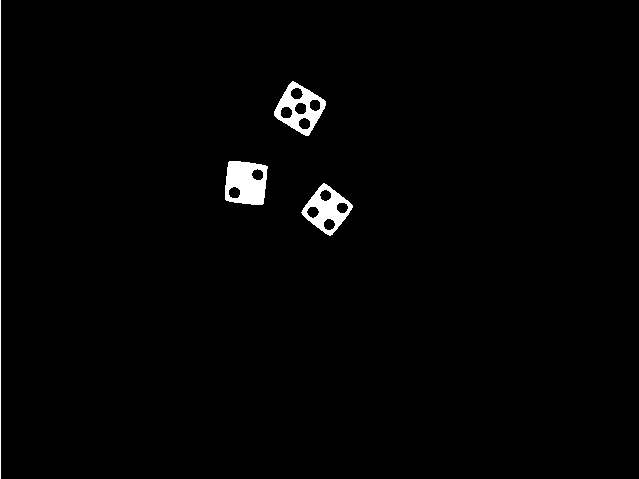
%> input picture Dice_1.png, 639 x 479 px
$ octave TrackingDicePicture.m   (GNU Octave 9; MATLAB toolbox functions it lacks are replaced by stand-ins)
%> lines starting %> are read from the running program, lines starting %| are printed output that depends on the picture; in (x1, y1, x2, y2) boxes, pixels count from 0 and x2, y2 are one past the last pixel; in counts of white or black regions, pixels touching at a corner belong together; the program's own positions count from 1
BW2 = imread('Dice_1.png');
%> BW2 is the input picture: size 479x639x3 uint8; 1.4% white; 4 white regions, box (x1, y1, x2, y2) and area: (225, 161, 268, 205) 1448, (274, 81, 326, 136) 1228, (301, 183, 353, 236) 1187, (0, 0, 1, 479) 479
BW = im2bw(BW2,0.5);


BW=bwareaopen(BW,1000);
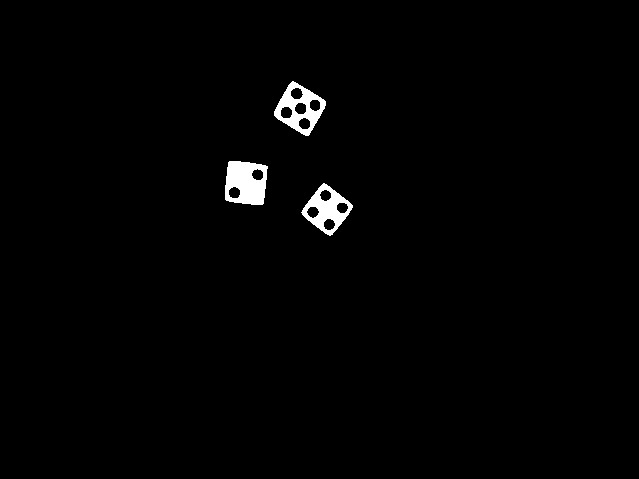
%> BW: size 479x639 logical; 1.3% white; 3 white regions
figure, imshow(BW);

s = regionprops(BW,'centroid','area','orientation');
%> s = 3 regions; Area, Centroid and Orientation: 1448 [246.5 183.4] -59.79, 1228 [300.2 109.1] -50.4, 1187 [327.5 210.1] -83.81
centroids = cat(1, s.Centroid);
%> centroids = [246.5 183.4; 300.2 109.1; 327.5 210.1]

hold on
plot(centroids(:,1),centroids(:,2), 'b*')
hold off

 bb = regionprops(BW,'BoundingBox');
%> bb = 3 regions; box (x1, y1, x2, y2): (225, 161, 268, 205), (274, 81, 326, 136), (301, 183, 353, 236)
 bboxes = cat(1, bb.BoundingBox);
%> bboxes = [225.5 161.5 43 44; 274.5 81.5 52 55; 301.5 183.5 52 53]
 for i = 1:size(bboxes,1)
    rectangle('Position',bboxes(i,:),'EdgeColor','r')
 end
%> this loop made 3 passes

 ch = regionprops(BW,'ConvexHull','centroid','orientation');
%> ch = 3 regions; Centroid and Orientation: [246.5 183.4] -59.79, [300.2 109.1] -50.4, [327.5 210.1] -83.81

 outgoing=zeros(numel(ch),4);
 %outVector = zeros(1,numel(ch)*3);

 for i = 1:numel(ch)
     data = ch(i).ConvexHull;
     cent=ch(i).Centroid;
     orient=ch(i).Orientation;
    line(data(:,1),data(:,2),'color','g')
    % this convex hull outlines one dice.  You need to run bwconncomp(BW)
    % inside this convex hull, count the dots , and write text
    roip=roipoly(BW, data(:,1),data(:,2));
    roip2=roip&BW;
    %figure
    %title(i);
    %imshow(roip2);
    roip2_inv=imcomplement(roip2);
    %YESSSS next step: numobjects=numobjects-1;
    bw3=bwconncomp(roip2_inv);
    numDots = bw3.NumObjects-1;
    text(mean(data(:,1)),mean(data(:,2)),num2str(numDots),'color','b','fontsize',16);
    outgoing(i,1)=numDots;
    outgoing(i,2)=cent(1);
    outgoing(i,3)=cent(2);
    outgoing(i,4)=orient;

 end
%> this loop made 3 passes
%> (cent, orient, bw3, numDots) on passes 1 to 3: ([246.5 183.4], -59.79, 3 connected components, 2), ([300.2 109.1], -50.4, 6 connected components, 5), ([327.5 210.1], -83.81, 5 connected components, 4)
%> pass 1, `roip=roipoly(BW, data(:,1),data(:,2));`:
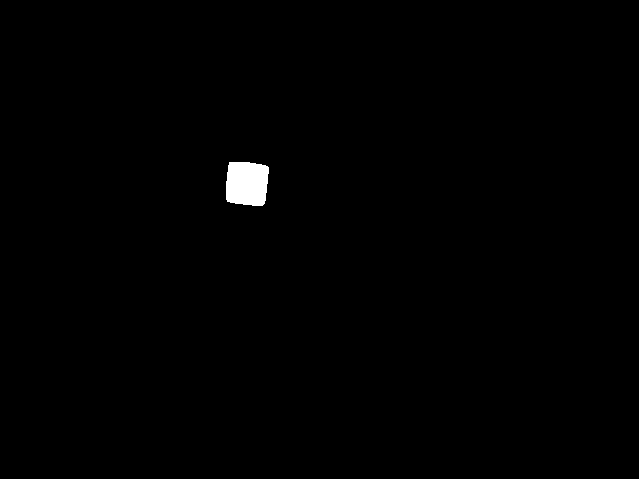
%> roip: size 479x639 logical; 0.55% white; 1 white region, box (x1, y1, x2, y2) and area: (226, 162, 269, 206) 1684
%> pass 1, `roip2=roip&BW;`:
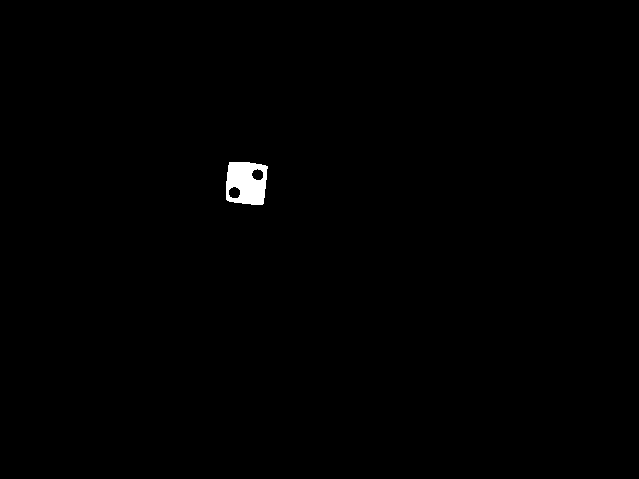
%> roip2: size 479x639 logical; 0.46% white; 1 white region, box (x1, y1, x2, y2) and area: (226, 162, 268, 205) 1407
%> pass 2, `roip=roipoly(BW, data(:,1),data(:,2));`:
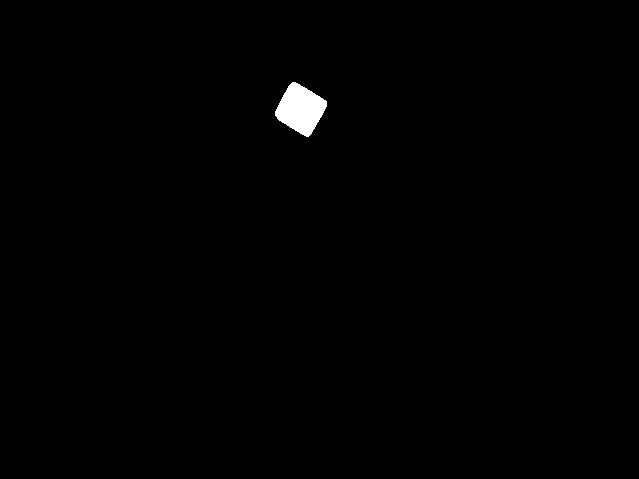
%> roip: size 479x639 logical; 0.58% white; 1 white region, box (x1, y1, x2, y2) and area: (275, 82, 327, 137) 1766
%> after the loop, outgoing = [2 246.5 183.4 -59.79; 5 300.2 109.1 -50.4; 4 327.5 210.1 -83.81]
%> after the loop:
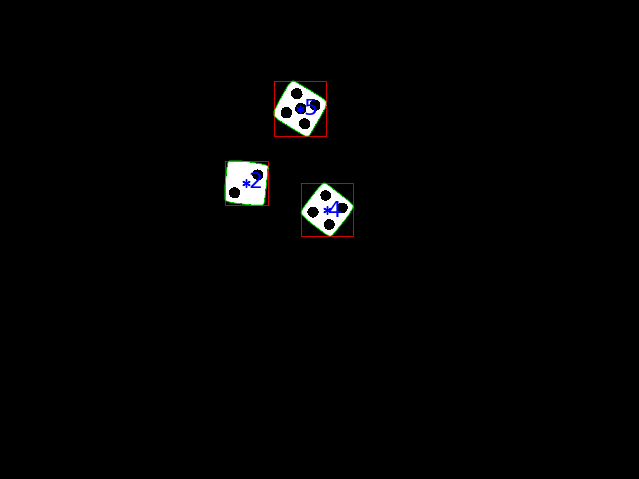
%> figure redrawn from the program's plot data

outVector=reshape(outgoing.',1,[]);
%> outVector = [2 246.5 183.4 -59.79 5 300.2 109.1 -50.4 4 327.5 210.1 -83.81]
